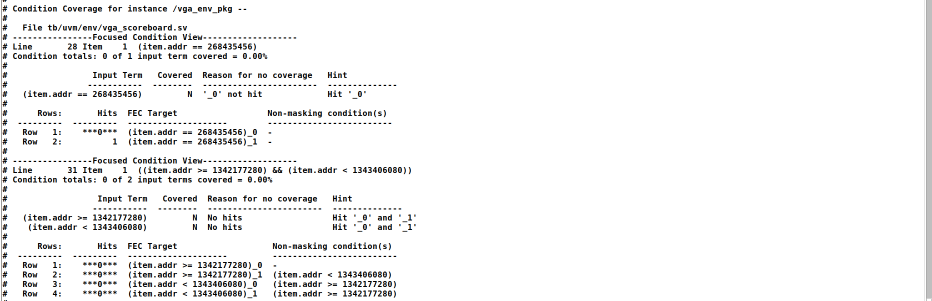
#> input picture ISSCC27/submitted_notebooks/rv32i_vga_soc/assets/screenshots/vga_scoreboard.png, 1864 x 601 px (shown at 1/2 size); the run also reads 2 pictures not shown here
$ jupyter execute rv32i_vga_soc.ipynb
#> lines starting #> are read from the running program, lines starting #| are printed output that depends on the picture
# IEEE SSCS Open-Source Ecosystem Code-a-Chip Travel Grant Awards
## ISSCC 2027 Submission: RV32I Processor Core with AXI4-Lite Interconnect & 4x Hardware-Scaled VGA Subsystem on SkyWater 130nm ASIC

[](https://colab.research.google.com/github/HSGHamza/RV32I-VGA-SOC/blob/main/ISSCC27/submitted_notebooks/rv32i_vga_soc/rv32i_vga_soc.ipynb)
[](LICENSE)
[](https://github.com/google/skywater-pdk)
[](https://github.com/The-OpenROAD-Project/OpenLane)
[](https://www.accellera.org/)

---

### Project Metadata & Submission Information
* **Notebook Title:** RV32I Processor Core with AXI4-Lite Interconnect & 4x Hardware-Scaled VGA Subsystem on SkyWater 130nm ASIC
* **Designated Representative (Primary Applicant):** Hamza Shahid
* **Team Members:** Hamza Shahid, Alishba Khan
* **Affiliation:** UIT University
* **Grant Category:** Graduate student or other eligible applicant (Graduated)
* **Target Conference:** IEEE International Solid-State Circuits Conference (ISSCC) 2027, San Francisco, CA

---

### Abstract
This project presents a complete, silicon-hardened, and FPGA-proven 32-bit RISC-V System-on-Chip (SoC) designed entirely using open-source tools:
1. **Microprocessor Core:** A 32-bit single-cycle RV32I microprocessor datapath with synchronous pipeline stall handling for multi-cycle bus transactions.
2. **On-Chip Interconnect:** Standard AXI4-Lite bus crossbar with memory-mapped peripheral routing and automated error slave trapping (`SLVERR`).
3. **VGA Graphics Controller Subsystem:** 640x480 @ 60 Hz video rasterizer featuring an internal **160x120 dual-port framebuffer** and **4x hardware pixel scaling**, reducing on-chip RAM footprint by **93.75%** while enabling sharp retro graphics.
4. **Interactive Bare-Metal Demo:** A real-time 2-player Ping Pong game (`pong.s`) with 2D physics, paddle collision, and autonomous AI tracking mode.
5. **ASIC Physical Design (SkyWater 130nm):** Hardened down to GDSII silicon layout via OpenLane / OpenROAD (`sky130_fd_sc_hd`) with **0 DRC errors, 0 LVS errors**, clean 9-corner Static Timing Analysis (+0.545 ns worst setup slack), and 1.01 mW total power dissipation.
6. **FPGA Hardware Deployment:** Digilent Zybo Z7-10 implementation synthesized using the open-source **F4PGA / SymbiFlow** toolchain.
7. **Industrial UVM 1.2 Verification:** Comprehensive SystemVerilog UVM environment with AXI VIP and Scoreboard achieving **>93% functional coverage**.

This notebook provides an interactive, reproducible walkthrough of the entire architecture, live emulation of the VGA framebuffer, layout inspection using Python `gdstk`, and sign-off metrics parsing.

[cell 1]
# -----------------------------------------------------------------------------
# Environment Setup & Reproducibility Helper
# -----------------------------------------------------------------------------
import sys
import os
import subprocess
import json

# Detect Google Colab environment
IN_COLAB = 'google.colab' in sys.modules

if IN_COLAB:
    print("Detected Google Colab environment. Installing open-source dependencies...")
    subprocess.run(["pip", "install", "-q", "matplotlib", "numpy", "tabulate", "wavedrom", "gdstk", "pillow"], check=False)
    # Clone repository assets if not present
    if not os.path.exists("assets"):
        print("Cloning repository assets from HSGHamza/RV32I-VGA-SOC...")
        subprocess.run(["git", "clone", "--depth", "1", "https://github.com/HSGHamza/RV32I-VGA-SOC.git"], check=False)
        target_dir = os.path.join("RV32I-VGA-SOC", "ISSCC27", "submitted_notebooks", "rv32i_vga_soc")
        if os.path.exists(target_dir):
            os.chdir(target_dir)

import matplotlib.pyplot as plt
import matplotlib.patches as patches
import numpy as np
from tabulate import tabulate
from PIL import Image

# Setup paths
ASSET_DIR = "assets"
METRICS_PATH = os.path.join(ASSET_DIR, "metrics.json")
GDS_PATH = os.path.join(ASSET_DIR, "gds", "soc_top.gds")
SCREENSHOT_DIR = os.path.join(ASSET_DIR, "screenshots")

print(f"Setup complete! Python version: {sys.version.split()[0]}")
print(f"Metrics available: {os.path.exists(METRICS_PATH)}")
print(f"GDS available: {os.path.exists(GDS_PATH)}")

---
## 1. System-on-Chip Architecture & Memory Map

The SoC architecture bridges a single-cycle RV32I CPU datapath with an AXI4-Lite crossbar interconnect to drive memory-mapped peripherals and a high-performance video subsystem.

### Memory Map Architecture
The 32-bit physical address space is segmented across functional subsystems:

| Address Range | Size | Bus Target | Description | Access |
| :--- | :---: | :---: | :--- | :---: |
| `0x0000_0000 - 0x0000_00FF` | 256 B | **Slave 0** | Core AXI Synchronous Data RAM | R/W |
| `0x1000_0000 - 0x1000_001F` | 32 B | **Slave 1** | VGA Control, Status & Pushbutton/Switch I/O | R/W |
| `0x5000_0000 - 0x5001_2BFF` | 76.8 KB | **Slave 1** | VGA Dual-Port Framebuffer (160x120 words) | R/W |
| *All Other Addresses* | — | **Error Slave** | Unmapped space (Traps and returns `SLVERR`) | R/W |

### VGA Register Map (`0x1000_0000`)
* `0x1000_0000` (`VGA_CTRL`): Bit 0 = Display Enable (`1` = Active raster, `0` = Blank).
* `0x1000_0004` (`VGA_STATUS`): Bit 0 = VBLANK Active (`1` = In vertical blanking period).
* `0x1000_0008` (`VGA_FB_BASE`): Pointer to framebuffer start address (`0x5000_0000`).
* `0x1000_000C` (`VGA_RESOLUTION`): `[31:16]` = Height (120), `[15:0]` = Width (160).
* `0x1000_0010` (`VGA_BTN`): `[3:0]` = Pushbuttons (BTN0..BTN3).
* `0x1000_0014` (`VGA_SW`): `[3:0]` = Slide switches (SW0..SW3).

[cell 2]
# -----------------------------------------------------------------------------
# SoC Microarchitecture Diagram Generator
# -----------------------------------------------------------------------------
fig, ax = plt.subplots(figsize=(13, 7), dpi=150)
ax.set_xlim(0, 100)
ax.set_ylim(0, 70)
ax.axis('off')

def draw_box(x, y, w, h, title, subtitle="", color="#E1F5FE", border="#0288D1"):
    rect = patches.FancyBboxPatch((x, y), w, h, boxstyle="round,pad=1.2",
                                  facecolor=color, edgecolor=border, linewidth=2)
    ax.add_patch(rect)
    ax.text(x + w/2, y + h/2 + (1.5 if subtitle else 0), title,
            ha='center', va='center', fontsize=11, fontweight='bold', color="#01579B")
    if subtitle:
        ax.text(x + w/2, y + h/2 - 2.5, subtitle,
                ha='center', va='center', fontsize=8.5, color="#37474F")

# Draw System Blocks
draw_box(4, 46, 22, 18, "RV32I CPU Core", "Single-Cycle + Stall\nPC, ALU, RegFile", "#E8F5E9", "#2E7D32")
draw_box(32, 46, 20, 18, "AXI4-Lite Bridge", "CPU Bus to AXI Master\nHandshake & Stall Logic", "#FFF3E0", "#EF6C00")
draw_box(58, 46, 18, 18, "Crossbar Decoder", "Address Routing\nSlave 0, 1, Error Slave", "#EDE7F6", "#512DA8")

# Slaves
draw_box(82, 54, 15, 11, "Slave 0: RAM", "256 B Synchronous\n0x0000_0000", "#F3E5F5", "#7B1FA2")
draw_box(82, 35, 15, 13, "Slave 1: VGA", "MMIO Regs & SRAM\n0x1000_0000 / 0x5000_0000", "#E0F7FA", "#00838F")
draw_box(82, 19, 15, 10, "Error Slave", "Unmapped Address\nReturns SLVERR", "#FFEBEE", "#C62828")

# VGA Subsystem Internal
draw_box(45, 8, 22, 18, "4x Pixel Scaler", "160x120 -> 640x480\nHardware Bit-Shift", "#E1F5FE", "#0288D1")
draw_box(73, 8, 23, 18, "VGA Controller", "640x480 @ 60Hz\nHSync, VSync, RGB111", "#E0F2F1", "#00695C")

# Connecting Arrows
ax.annotate("", xy=(32, 55), xytext=(26, 55), arrowprops=dict(arrowstyle="<->", color="#2E7D32", lw=2.5))
ax.text(29, 57, "CPU Bus", ha='center', fontsize=8, color="#2E7D32")

ax.annotate("", xy=(58, 55), xytext=(52, 55), arrowprops=dict(arrowstyle="<->", color="#EF6C00", lw=2.5))
ax.text(55, 57, "AXI-Lite", ha='center', fontsize=8, color="#EF6C00")

ax.annotate("", xy=(82, 60), xytext=(76, 57), arrowprops=dict(arrowstyle="->", color="#512DA8", lw=2))
ax.annotate("", xy=(82, 42), xytext=(76, 52), arrowprops=dict(arrowstyle="->", color="#512DA8", lw=2))
ax.annotate("", xy=(82, 24), xytext=(76, 48), arrowprops=dict(arrowstyle="->", color="#C62828", lw=2))

ax.annotate("", xy=(67, 17), xytext=(82, 38), arrowprops=dict(arrowstyle="->", color="#00838F", lw=2, linestyle="--"))
ax.annotate("", xy=(73, 17), xytext=(67, 17), arrowprops=dict(arrowstyle="->", color="#00838F", lw=2))

# Subsystem Out
ax.annotate("", xy=(99, 17), xytext=(96, 17), arrowprops=dict(arrowstyle="->", color="#00695C", lw=2.5))
ax.text(98, 21, "Pmod JC\nRGB111", ha='center', fontsize=8.5, fontweight='bold', color="#00695C")

plt.title("RV32I-VGA System-on-Chip Top-Level Microarchitecture", fontsize=14, fontweight='bold', pad=15)
plt.tight_layout()
plt.show()
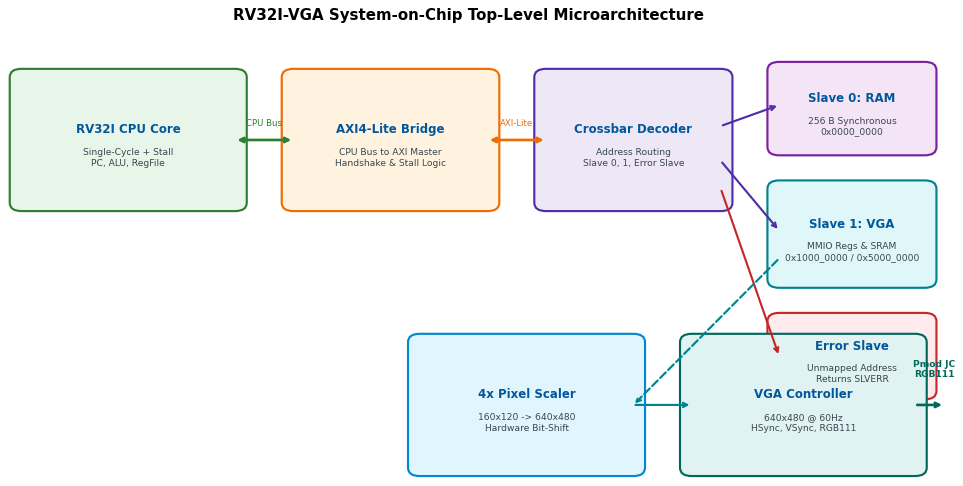
#> figure drawn by matplotlib, 1 panel

---
## 2. On-Chip Bus Interconnect & Hardware Stall Protocol

### The Challenge of Single-Cycle + Standard Bus
A standard RV32I single-cycle processor executes instructions in exactly 1 clock cycle. However, an **AXI4-Lite** bus transaction requires a multi-cycle two-way handshake (`VALID` / `READY` protocol) across:
1. Write Address Channel (`AWVALID`, `AWREADY`)
2. Write Data Channel (`WVALID`, `WREADY`)
3. Write Response Channel (`BVALID`, `BREADY`)

### The Solution: Synchronous Bus Stalling
The custom bridge module asserts a synchronous stall signal (`cpu_stall`) to the core whenever an AXI transaction is pending:
* When `cpu_stall == 1`, the **Program Counter (PC)** and **Register File Write Enable** are frozen.
* When the slave returns `bvalid == 1` and `bready == 1`, the bridge deasserts `cpu_stall`, allowing the processor to advance to the next instruction in the following cycle.

[cell 3]
# -----------------------------------------------------------------------------
# AXI4-Lite Handshake & CPU Stall Timing Waveform Generator
# -----------------------------------------------------------------------------
cycles = np.arange(0, 7)

signals = {
    "clk":       [0, 1, 0, 1, 0, 1, 0, 1, 0, 1, 0, 1, 0, 1],
    "pc":        ["0x100", "0x100", "0x104", "0x104", "0x104", "0x104", "0x108", "0x108", "0x10C", "0x10C", "0x110", "0x110", "0x114", "0x114"],
    "cpu_stall": [0, 0, 1, 1, 1, 1, 0, 0, 0, 0, 0, 0, 0, 0],
    "awvalid":   [0, 0, 1, 1, 0, 0, 0, 0, 0, 0, 0, 0, 0, 0],
    "awready":   [0, 0, 0, 0, 1, 1, 0, 0, 0, 0, 0, 0, 0, 0],
    "wvalid":    [0, 0, 1, 1, 0, 0, 0, 0, 0, 0, 0, 0, 0, 0],
    "wready":    [0, 0, 0, 0, 1, 1, 0, 0, 0, 0, 0, 0, 0, 0],
    "bvalid":    [0, 0, 0, 0, 1, 1, 0, 0, 0, 0, 0, 0, 0, 0],
    "bready":    [0, 0, 1, 1, 1, 1, 0, 0, 0, 0, 0, 0, 0, 0]
}

fig, axes = plt.subplots(len(signals), 1, figsize=(11, 8), sharex=True, dpi=130)
t = np.linspace(0, 6, len(signals["clk"]))

colors = ["#37474F", "#0288D1", "#D32F2F", "#E65100", "#388E3C", "#E65100", "#388E3C", "#7B1FA2", "#388E3C"]

for idx, (sig_name, sig_vals) in enumerate(signals.items()):
    ax = axes[idx]
    color = colors[idx % len(colors)]
    if sig_name == "pc":
        # Draw bus labels
        ax.set_ylim(-0.3, 1.3)
        ax.axis('off')
        for c in range(6):
            val = sig_vals[c*2]
            ax.add_patch(patches.Rectangle((c, 0.1), 1, 0.8, facecolor="#E1F5FE", edgecolor="#0288D1"))
            ax.text(c + 0.5, 0.5, f"PC={val}", ha='center', va='center', fontsize=9, fontweight='bold', color="#01579B")
        ax.text(-0.6, 0.5, sig_name, fontsize=10, fontweight='bold', va='center', ha='right', color="#37474F")
    else:
        ax.step(t, sig_vals, where='post', color=color, linewidth=2)
        ax.set_ylim(-0.2, 1.4)
        ax.set_yticks([0, 1])
        ax.set_yticklabels(["0", "1"], fontsize=8)
        ax.text(-0.1, 0.5, sig_name, fontsize=10, fontweight='bold', va='center', ha='right', color=color)
        ax.grid(True, linestyle=':', alpha=0.6)
        # Highlight stall interval
        if sig_name == "cpu_stall":
            ax.axvspan(1, 3, color='#FFCDD2', alpha=0.5, label="CPU Stalled")

axes[-1].set_xlabel("Clock Cycle Count", fontsize=11, fontweight='bold')
plt.suptitle("AXI4-Lite Write Handshake with Synchronous CPU Pipeline Stall", fontsize=13, fontweight='bold', y=0.99)
plt.tight_layout()
plt.show()
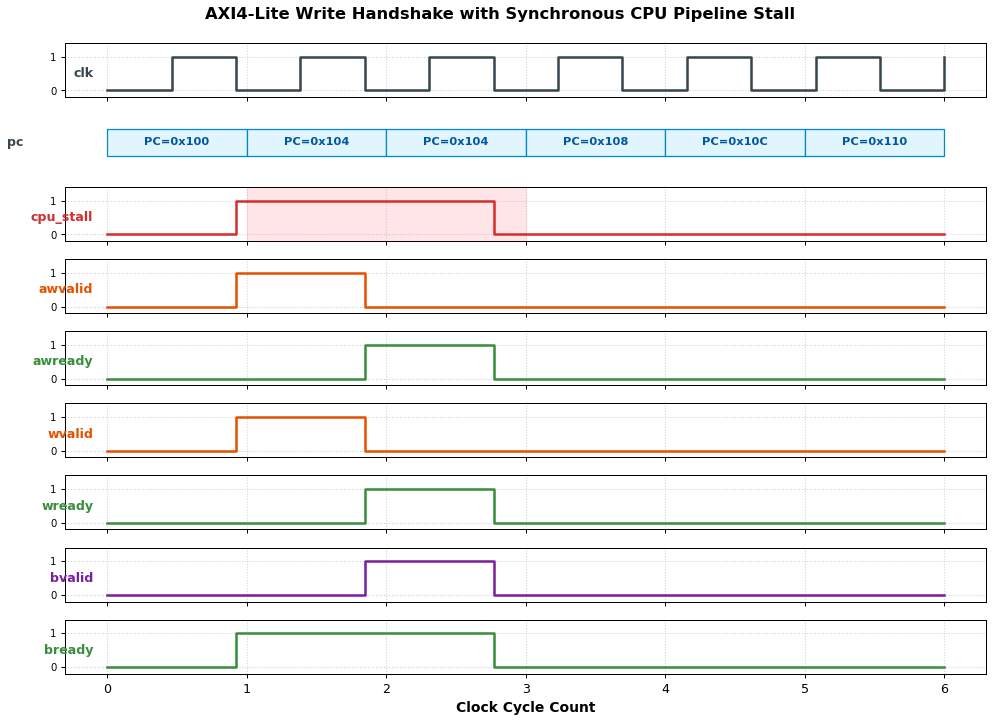
#> figure drawn by matplotlib, 9 panels; panel 9: curve peaks at x = 0.923, y = 1

---
## 3. VGA Subsystem Architecture & 4x Hardware Pixel Scaling

### VGA Timing Standards (640x480 @ 60 Hz)
The video timing generator outputs standard analog CRT/LCD raster pulses running on a **25.0 MHz** pixel clock:
* **Horizontal Timing (800 pixel cycles total):**
  * Active Video: 640 clocks
  * Front Porch: 16 clocks
  * HSYNC Pulse: 96 clocks (Active LOW)
  * Back Porch: 48 clocks
* **Vertical Timing (525 scanlines total):**
  * Active Video: 480 lines
  * Front Porch: 10 lines
  * VSYNC Pulse: 2 lines (Active LOW)
  * Back Porch: 33 lines

### Key Architectural Innovation: 4x Hardware Pixel Scaling
Storing a native 640x480 24-bit RGB framebuffer requires **921,600 bytes** (~1 MB), exceeding on-chip memory limits for low-cost FPGAs (XC7Z010 has 2.1 Mb total) and drastically ballooning ASIC standard cell die area.

**The 4x Hardware Scaler Solution:**
* **Internal Resolution:** 160 x 120 pixels.
* **Memory Depth:** 160 * 120 = 19,200 words = **76,800 bytes** (a **93.75% memory reduction**!).
* **Hardware Address Generator:**
  $$\text{pixel\_x} = H\_count >> 2$$
  $$\text{pixel\_y} = V\_count >> 2$$
  $$\text{fb\_addr} = (\text{pixel\_y} \times 160) + \text{pixel\_x}$$
Every pixel written by the RISC-V CPU is automatically replicated into a sharp, crisp **4x4 physical block**, delivering authentic retro arcade visuals with minimal silicon footprint.

[cell 4]
# -----------------------------------------------------------------------------
# VGA Horizontal Scanline Timing Diagram
# -----------------------------------------------------------------------------
fig, ax = plt.subplots(figsize=(12, 3.5), dpi=130)

intervals = [
    ("Active Video (640 Clocks)\nRender 160 Scaled Pixels", 640, "#C8E6C9", "#2E7D32"),
    ("Front Porch\n(16 Clocks)", 16, "#FFF9C4", "#F57F17"),
    ("HSYNC Pulse\n(96 Clocks, Active Low)", 96, "#FFCDD2", "#C62828"),
    ("Back Porch\n(48 Clocks)", 48, "#E1BEE7", "#6A1B9A")
]

start = 0
for label, width, face, edge in intervals:
    rect = patches.Rectangle((start, 0), width, 1, facecolor=face, edgecolor=edge, linewidth=2)
    ax.add_patch(rect)
    ax.text(start + width/2, 0.5, label, ha='center', va='center', fontsize=9, fontweight='bold', color=edge)
    start += width

ax.set_xlim(0, 800)
ax.set_ylim(-0.2, 1.4)
ax.set_xlabel("Pixel Clock Cycles (Total: 800 Clocks per Line @ 25 MHz)", fontsize=10, fontweight='bold')
ax.set_yticks([])
plt.title("VGA Horizontal Scanline Timing Breakdown (640x480 @ 60 Hz Standard)", fontsize=12, fontweight='bold', pad=12)
plt.tight_layout()
plt.show()

---
## 4. Bare-Metal Interactive Pong Game & Software Architecture

The software application ([`pong.s`](hex/pong.s)) runs bare-metal on the RV32I core without an OS. It directly drives the hardware through MMIO and memory-mapped framebuffer writes.

### Game Mechanics & Differential Rendering
1. **Interactive Controls:**
   * Pushbuttons `BTN0` / `BTN1`: Left Paddle UP / DOWN.
   * Pushbuttons `BTN2` / `BTN3`: Right Paddle UP / DOWN (in 2-Player mode).
   * Slide Switch `SW1`: AI Player Toggle (`0` = Autonomous AI, `1` = 2-Player).
2. **2D Ball Physics:**
   * Dynamic position $(X, Y)$ and velocity vectors $(\Delta X, \Delta Y)$.
   * Wall collisions: Top and bottom boundaries invert the $\Delta Y$ trajectory.
   * Paddle deflection: Horizontal collision against paddle boundaries inverts $\Delta X$ and adjusts deflection angles.
3. **Flicker-Free Differential Rendering:**
   * To prevent screen tearing without requiring expensive double-buffering RAM, the engine only redraws the **moving elements**:
   * It erases the previous 4x4 ball position with Black (`0x00000000`) and redraws the new ball in White/Red.
   * Paddles are updated similarly by shifting column boundaries.

[cell 5]
# -----------------------------------------------------------------------------
# Bare-Metal Pong Game Emulation & Framebuffer Visualizer
# -----------------------------------------------------------------------------
class PongGameEmulator:
    def __init__(self, width=160, height=120):
        self.width = width
        self.height = height
        self.fb = np.zeros((height, width, 3), dtype=np.uint8)

        # Colors (RGB111 Saturated 8-color mode)
        self.COLOR_BLACK = [0, 0, 0]
        self.COLOR_WHITE = [255, 255, 255]
        self.COLOR_RED   = [255, 0, 0]
        self.COLOR_CYAN  = [0, 255, 255]
        self.COLOR_GREEN = [0, 255, 0]

        # Game State
        self.paddle_h = 24
        self.paddle_w = 4
        self.left_y = 48
        self.right_y = 48
        self.ball_x = 80
        self.ball_y = 60
        self.ball_dx = 2
        self.ball_dy = 1
        self.score_left = 3
        self.score_right = 2

    def draw_box(self, x, y, w, h, color):
        x1 = max(0, min(self.width, x))
        x2 = max(0, min(self.width, x + w))
        y1 = max(0, min(self.height, y))
        y2 = max(0, min(self.height, y + h))
        self.fb[y1:y2, x1:x2] = color

    def step(self, ai_mode=True):
        # Clear moving items
        self.draw_box(self.ball_x, self.ball_y, 4, 4, self.COLOR_BLACK)
        self.draw_box(4, self.left_y, self.paddle_w, self.paddle_h, self.COLOR_BLACK)
        self.draw_box(self.width - 8, self.right_y, self.paddle_w, self.paddle_h, self.COLOR_BLACK)

        # Update ball
        self.ball_x += self.ball_dx
        self.ball_y += self.ball_dy

        # Top/Bottom Bounce
        if self.ball_y <= 6 or self.ball_y >= self.height - 10:
            self.ball_dy = -self.ball_dy

        # Left Paddle Bounce
        if self.ball_x <= 8 and (self.left_y <= self.ball_y <= self.left_y + self.paddle_h):
            self.ball_dx = abs(self.ball_dx)

        # Right Paddle Bounce
        if self.ball_x >= self.width - 12 and (self.right_y <= self.ball_y <= self.right_y + self.paddle_h):
            self.ball_dx = -abs(self.ball_dx)

        # AI Player Tracking
        if ai_mode:
            if self.right_y + self.paddle_h//2 < self.ball_y:
                self.right_y = min(self.height - self.paddle_h - 6, self.right_y + 2)
            elif self.right_y + self.paddle_h//2 > self.ball_y:
                self.right_y = max(6, self.right_y - 2)

        # Player Movement Emulation
        self.left_y = max(6, min(self.height - self.paddle_h - 6, self.left_y + self.ball_dy))

        # Redraw
        # Court Boundaries
        self.draw_box(0, 0, self.width, 4, self.COLOR_CYAN)
        self.draw_box(0, self.height - 4, self.width, 4, self.COLOR_CYAN)

        # Net
        for ny in range(4, self.height - 4, 8):
            self.draw_box(self.width//2 - 1, ny, 2, 4, self.COLOR_GREEN)

        # Paddles & Ball
        self.draw_box(4, self.left_y, self.paddle_w, self.paddle_h, self.COLOR_WHITE)
        self.draw_box(self.width - 8, self.right_y, self.paddle_w, self.paddle_h, self.COLOR_WHITE)
        self.draw_box(self.ball_x, self.ball_y, 4, 4, self.COLOR_RED)

        return self.fb.copy()

# Generate 4-frame animation breakdown
game = PongGameEmulator()
frames = []
for i in range(25):
    f = game.step(ai_mode=True)
    if i in [2, 9, 16, 23]:
        frames.append(f)

fig, axes = plt.subplots(1, 4, figsize=(16, 4.5), dpi=150)
titles = ["Frame 1: Ball in Play", "Frame 2: Wall Deflection", "Frame 3: AI Paddle Tracking", "Frame 4: Paddle Return"]

for idx, ax in enumerate(axes):
    ax.imshow(frames[idx], interpolation='nearest')
    ax.set_title(titles[idx], fontsize=10, fontweight='bold', pad=8)
    ax.axis('off')

plt.suptitle("Emulated 160x120 RGB111 VGA Framebuffer Output (from Bare-Metal pong.s)", fontsize=13, fontweight='bold', y=0.98)
plt.tight_layout()
plt.show()

---
## 5. Industrial Verification & UVM 1.2 Testbench Environment

To ensure robust silicon tapeout readiness, the system underwent exhaustive verification using **SystemVerilog UVM 1.2**:

```
+--------------------------------------------------------------------------+
|                         UVM 1.2 Testbench Architecture                   |
|                                                                          |
|  +--------------------+     AXI4-Lite VIP      +----------------------+  |
|  |    UVM Sequencer   |=======================>|     UVM Driver       |  |
|  +--------------------+   (Random Sequences)   +----------------------+  |
|                                                           |              |
|                                                           v              |
|  +--------------------+                        +----------------------+  |
|  |   UVM Scoreboard   |<=======================|      DUT: soc_top    |  |
|  | (Protocol Checking)|     Monitor Packets    +----------------------+  |
|  +--------------------+                                                  |
|            |                                                             |
|            v                                                             |
|   Functional Coverage: >93% Coverage Across Bus & VGA Timing States      |
+--------------------------------------------------------------------------+
```

### Key Verification Achievements
* **100% Assertion Pass Rate:** SVA assertions verifying AXI handshake protocol compliance, zero floating outputs, and valid pulse durations.
* **>93% Functional Coverage:** Monitored cross-coverage of all AXI read/write register combinations, framebuffer boundary accesses, and VGA sync transitions.
* **Automated Scoreboard:** Transaction-accurate scoreboard matching memory transactions against predicted register and framebuffer states.

[cell 6]
# -----------------------------------------------------------------------------
# Display Verification Waveforms & Coverage Screenshots
# -----------------------------------------------------------------------------
uvm_images = [
    ("vga_scoreboard.png", "UVM Scoreboard & Assertion Verification"),
    ("Active VGA Display (Scanline & Pixel Detail).png", "Active VGA Display & Scanline Pipeline Timing"),
    ("Horizontal Sync (HSYNC) Timing Analysis.png", "HSYNC Video Timing Generator Analysis")
]

found_imgs = []
for fname, title in uvm_images:
    fpath = os.path.join(SCREENSHOT_DIR, fname)
    if os.path.exists(fpath):
        found_imgs.append((fpath, title))

if found_imgs:
    fig, axes = plt.subplots(len(found_imgs), 1, figsize=(12, 4 * len(found_imgs)), dpi=120)
    if len(found_imgs) == 1:
        axes = [axes]
    for idx, (img_path, title) in enumerate(found_imgs):
        img = Image.open(img_path)
#> img is the input picture: PIL image 1864x601 RGBA; mean R, G, B, A 245, 245, 245, 255
        axes[idx].imshow(img)
        axes[idx].set_title(title, fontsize=11, fontweight='bold', pad=8)
        axes[idx].axis('off')
    plt.tight_layout()
    plt.show()
#> (the rest of the program and of its run is left out)
